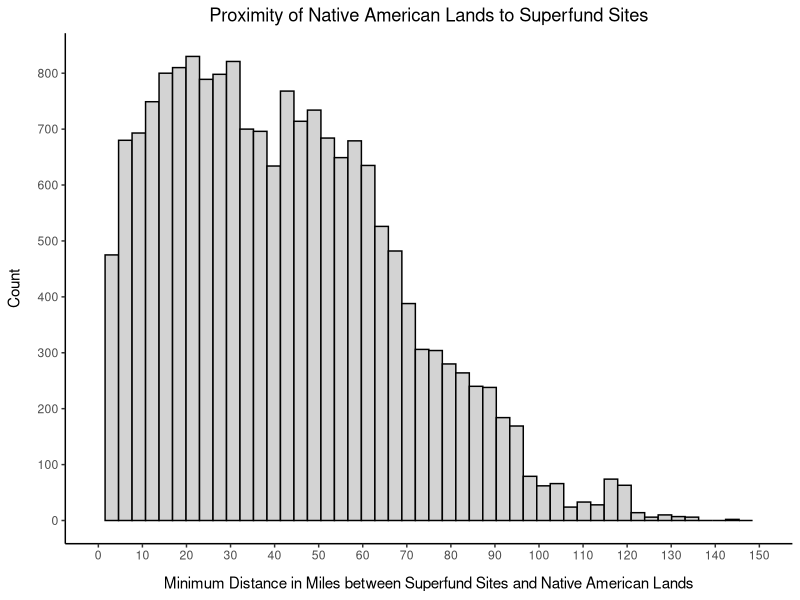
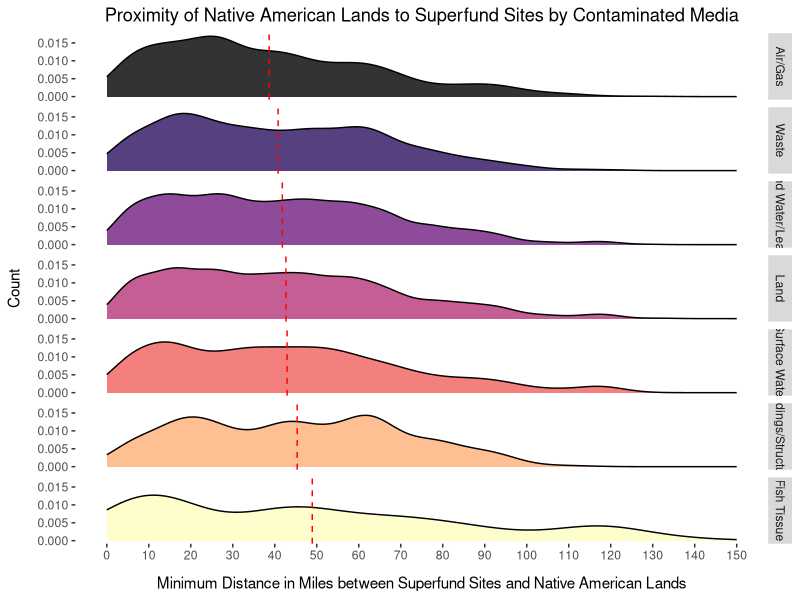

These charts were generated, in order, by the following R code:
### Set working directory

setwd("C:\\Users\\hanna\\PycharmProjects\\INFO698\\Data\\Capstone")

library("readxl")
library("dplyr")

### Import data sets

# Import site distances with reservation info

site_res <- read_xlsx("site_res.xlsx", sheet = 1)

# Import site distances with media

site_media <- read_xlsx("site_media.xlsx", sheet = 1)

# Make tables into data frames

site_res <- as.data.frame(site_res)
site_media <- as.data.frame(site_media)

#Load ggplot 

install.packages("ggplot2")
library(ggplot2)
options(scipen = 9999)



### Histogram

# HI, AS, GU, FM, MP, PR, VI excluded from site

histogram <- ggplot(site_res,
       aes(x = NEAR_DIST*.000189394)) +                     # convert ft to miles
  geom_histogram(color = "black", fill = "lightgrey", bins = 50) +
  labs(x = "Minimum Distance in Miles between Superfund Sites and Native American Lands", y = "Count", title = "Proximity of Native American Lands to Superfund Sites") +
  theme_classic() +
  theme(plot.title = element_text(hjust = 0.5), plot.subtitle = element_text(hjust = 0.5), plot.caption = element_text(hjust = 0), axis.title.x = element_text(margin = margin(t = 10)), axis.title.y = element_text(margin = margin(r = 10)), panel.background = element_rect(fill = "white")) +
scale_x_continuous(breaks = seq(0, 150, 10), limits = c(0, 150)) +
scale_y_continuous(breaks = seq(0, 1000, 100))

ggsave("histogram.png", width = 10, height = 5)



### Density Diagram

# HI, AS, GU, FM, MP, PR, VI excluded from site

library("RColorBrewer")
install.packages("viridis")
library("viridis")

# First, group by media
site_media1 <- site_media %>%
  mutate(Media_Group = ifelse(Media %in% c("Air", "Landfill Gas", "Soil Gas"), "Air/Gas",
                              ifelse(Media == "Surface Water", "Surface Water",
                                     ifelse(Media %in% c("Free-phase NAPL", "Groundwater", "Leachate"), "Ground Water/Leachate",
                                            ifelse(Media %in% c("Sediment", "Soil", "Sludge"), "Land",
                                                   ifelse(Media %in% c("Liquid Waste", "Solid Waste"), "Waste",
                                                          ifelse(Media %in% c("Buildings/Structures", "Debris"), "Buildings/Structures",
                                                                 ifelse(Media == "Residuals", "Residuals",
                                                                               ifelse(Media == "Fish Tissue", "Fish Tissue",
                                                                                      "Other/Unknown"))))))))) %>%
  select(SITE_NAME, EPA_ID, key, GIS_AREA, NEAR_FID, NEAR_DIST, IND_NAME, R_CODE, Contaminants, Media_Group)

# Remove residuals from table
site_media1 <- site_media1[!(site_media1$Media_Group %in% "Residuals"),]

# Remove other/unknown from table
site_media2 <- site_media1[!(site_media1$Media_Group %in% "Other/Unknown"),]
write.csv(site_media2, "site_media2.csv")

# Find the mean for each media group
site_media_means <- site_media2 %>%
  group_by(Media_Group) %>%
  summarise_at(vars(NEAR_DIST), list(name = mean))

# Merge the means back into the site media table
site_media_final <- left_join(site_media2, site_media_means,
                              by = join_by(Media_Group == Media_Group))
colnames(site_media_final)[colnames(site_media_final) == "name"] = "mean"
site_media_final$Media_Group <- factor(site_media_final$Media_Group, levels = c("Air/Gas", "Waste", "Ground Water/Leachate", "Land", "Surface Water", "Buildings/Structures", "Fish Tissue"))

# Faceted density diagram
density_diagram <- ggplot(site_media_final,
       aes(x = NEAR_DIST*.000189394, fill = Media_Group)) +
  geom_density(alpha = 0.8) +
  labs(x = "Minimum Distance in Miles between Superfund Sites and Native American Lands", y = "Count", title = "Proximity of Native American Lands to Superfund Sites by Contaminated Media") +
  theme(plot.title = element_text(hjust = 0.5), plot.subtitle = element_text(hjust = 0.5), plot.caption = element_text(hjust = 0), axis.title.x = element_text(margin = margin(t = 10)), axis.title.y = element_text(margin = margin(r = 10)), panel.background = element_rect(fill = "white"), legend.position = "none") +
  scale_x_continuous(breaks = seq(0, 150, 10), limits = c(0, 150)) +
  # scale_y_continuous(breaks = seq(0, 1000, 100)) +
  # scale_color_viridis(discrete = TRUE, option = "A")+
  # scale_fill_viridis(discrete = TRUE) +
  scale_fill_viridis(discrete = TRUE, option = "A") +
  facet_grid(Media_Group ~ .) +
  geom_vline(aes(xintercept = mean*.000189394), color = "red", linetype = "dashed")

ggsave("density_diagram.png", width = 10, height = 15)

# ANOVA test
anova <- aov(NEAR_DIST~Media_Group, data = site_media_final)
summary(anova)

# Tukey test
tukey <- data.frame(TukeyHSD(anova)$Media_Group)

write.csv(tukey, "tukey.csv")

# Find the meadian for each media group
site_media_medians <- site_media_final %>%
  group_by(Media_Group) %>%
  summarise_at(vars(NEAR_DIST), list(name = median))

write.csv(site_media_medians, "medians.csv")